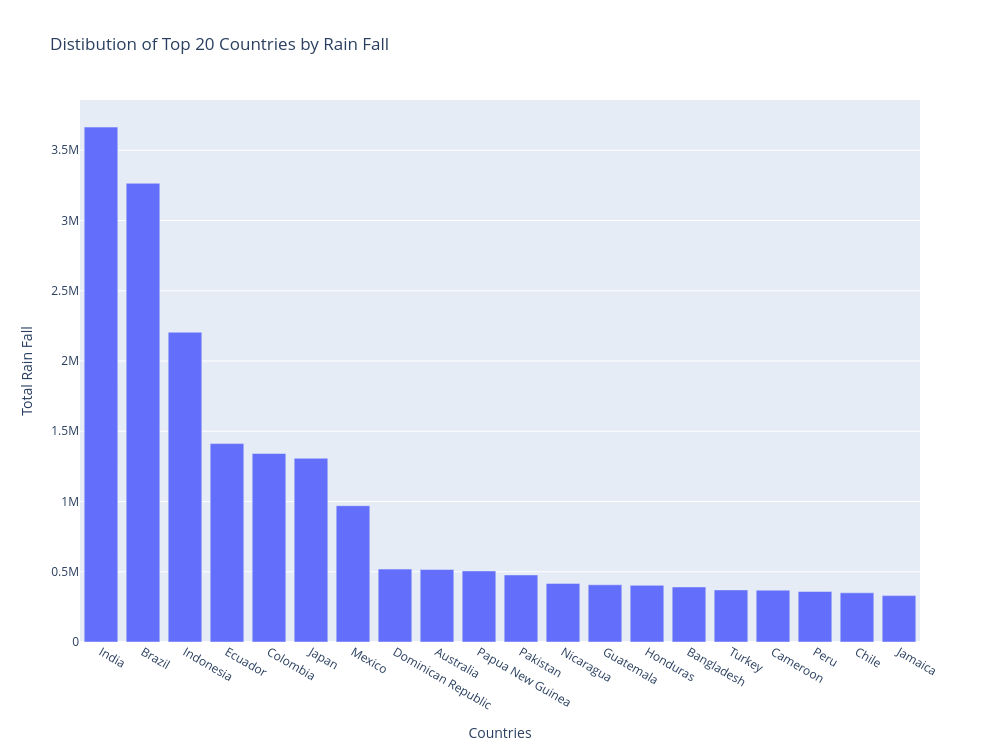

Write notebook code for a chart like this one.
### Code cell
#Dustribution of area by rain fall
area_rain = df.groupby("area")["avg_rainfall_per_year"].sum().sort_values(ascending=False).head(20)

fig2 = px.bar(
    x = area_rain.index,
    y = area_rain.values,
    orientation="v",
    title = "Distibution of Top 20 Countries by Rain Fall"
)
fig2.update_layout(
    width=1000,
    height=750,
    xaxis_title="Countries",
    yaxis_title= "Total Rain Fall"
)

fig2.show()

### Figure 1 — Plotly figure (JSON) as saved in the notebook; plotly's stock layout.template omitted (floating-point values rounded to 4 significant figures)
{"data": [{"hovertemplate": "x=%{x}<br>y=%{y}<extra></extra>", "legendgroup": "", "marker": {"color": "#636efa", "pattern": {"shape": ""}}, "name": "", "orientation": "v", "showlegend": false, "textposition": "auto", "type": "bar", "x": ["India", "Brazil", "Indonesia", "Ecuador", "Colombia", "Japan", "Mexico", "Dominican Republic", "Australia", "Papua New Guinea", "Pakistan", "Nicaragua", "Guatemala", "Honduras", "Bangladesh", "Turkey", "Cameroon", "Peru", "Chile", "Jamaica"], "xaxis": "x", "y": [3665000.0, 3265000.0, 2205000.0, 1412000.0, 1341000.0, 1308000.0, 970200.0, 518900.0, 515800.0, 505900.0, 477200.0, 417200.0, 407200.0, 403100.0, 391900.0, 370600.0, 368900.0, 359800.0, 350100.0, 330200.0], "yaxis": "y"}], "layout": {"barmode": "relative", "height": 750, "legend": {"tracegroupgap": 0}, "title": {"text": "Distibution of Top 20 Countries by Rain Fall"}, "width": 1000, "xaxis": {"anchor": "y", "domain": [0, 1], "title": {"text": "Countries"}}, "yaxis": {"anchor": "x", "domain": [0, 1], "title": {"text": "Total Rain Fall"}}}}
